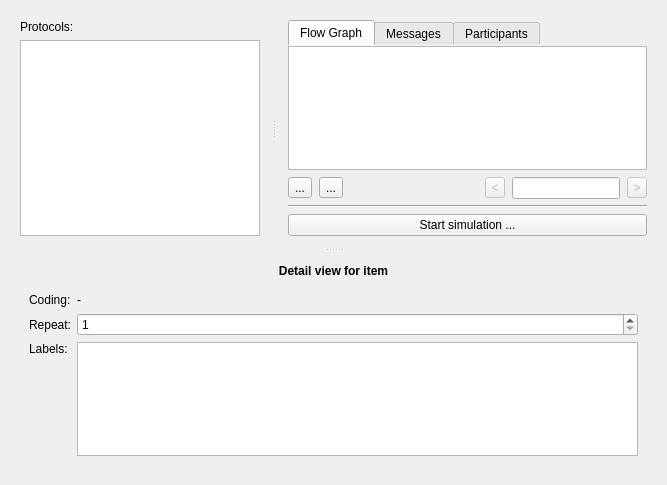
<?xml version="1.0" encoding="UTF-8"?>
<ui version="4.0">
 <class>SimulatorTab</class>
 <widget class="QWidget" name="SimulatorTab">
  <property name="geometry">
   <rect>
    <x>0</x>
    <y>0</y>
    <width>667</width>
    <height>485</height>
   </rect>
  </property>
  <property name="windowTitle">
   <string>Form</string>
  </property>
  <layout class="QVBoxLayout" name="verticalLayout_8">
   <property name="spacing">
    <number>0</number>
   </property>
   <property name="leftMargin">
    <number>0</number>
   </property>
   <property name="topMargin">
    <number>0</number>
   </property>
   <property name="rightMargin">
    <number>0</number>
   </property>
   <property name="bottomMargin">
    <number>0</number>
   </property>
   <item>
    <widget class="QScrollArea" name="scrollArea">
     <property name="frameShape">
      <enum>QFrame::NoFrame</enum>
     </property>
     <property name="widgetResizable">
      <bool>true</bool>
     </property>
     <widget class="QWidget" name="scrollAreaWidgetContents">
      <property name="geometry">
       <rect>
        <x>0</x>
        <y>0</y>
        <width>667</width>
        <height>485</height>
       </rect>
      </property>
      <layout class="QVBoxLayout" name="verticalLayout_5">
       <item>
        <widget class="QSplitter" name="splitter_2">
         <property name="styleSheet">
          <string notr="true">QSplitter::handle:vertical {
margin: 4px 0px;
    background-color: qlineargradient(x1:0, y1:0, x2:1, y2:0, 
stop:0 rgba(255, 255, 255, 0), 
stop:0.5 rgba(100, 100, 100, 100), 
stop:1 rgba(255, 255, 255, 0));
image: url(:/icons/icons/splitter_handle_horizontal.svg);
}</string>
         </property>
         <property name="orientation">
          <enum>Qt::Vertical</enum>
         </property>
         <property name="handleWidth">
          <number>6</number>
         </property>
         <widget class="QSplitter" name="splitter">
          <property name="styleSheet">
           <string notr="true">QSplitter::handle:horizontal {
margin: 4px 0px;
    background-color: qlineargradient(x1:0, y1:0, x2:0, y2:1, 
stop:0 rgba(255, 255, 255, 0), 
stop:0.5 rgba(100, 100, 100, 100), 
stop:1 rgba(255, 255, 255, 0));
image: url(:/icons/icons/splitter_handle_vertical.svg);
}</string>
          </property>
          <property name="orientation">
           <enum>Qt::Horizontal</enum>
          </property>
          <property name="handleWidth">
           <number>6</number>
          </property>
          <widget class="QWidget" name="layoutWidget">
           <layout class="QVBoxLayout" name="verticalLayout_3">
            <property name="leftMargin">
             <number>11</number>
            </property>
            <property name="topMargin">
             <number>11</number>
            </property>
            <property name="rightMargin">
             <number>11</number>
            </property>
            <property name="bottomMargin">
             <number>11</number>
            </property>
            <item>
             <widget class="QLabel" name="label">
              <property name="text">
               <string>Protocols:</string>
              </property>
             </widget>
            </item>
            <item>
             <widget class="GeneratorTreeView" name="treeProtocols"/>
            </item>
           </layout>
          </widget>
          <widget class="QWidget" name="layoutWidget_2">
           <layout class="QVBoxLayout" name="verticalLayout_2">
            <property name="leftMargin">
             <number>11</number>
            </property>
            <property name="topMargin">
             <number>11</number>
            </property>
            <property name="rightMargin">
             <number>11</number>
            </property>
            <property name="bottomMargin">
             <number>11</number>
            </property>
            <item>
             <widget class="QTabWidget" name="tabWidget">
              <property name="sizePolicy">
               <sizepolicy hsizetype="Expanding" vsizetype="Expanding">
                <horstretch>0</horstretch>
                <verstretch>0</verstretch>
               </sizepolicy>
              </property>
              <property name="styleSheet">
               <string notr="true">QTabWidget::pane { border: 0; }</string>
              </property>
              <property name="tabPosition">
               <enum>QTabWidget::North</enum>
              </property>
              <property name="tabShape">
               <enum>QTabWidget::Rounded</enum>
              </property>
              <property name="currentIndex">
               <number>0</number>
              </property>
              <widget class="QWidget" name="tab">
               <attribute name="title">
                <string>Flow Graph</string>
               </attribute>
               <layout class="QVBoxLayout" name="verticalLayout">
                <property name="spacing">
                 <number>7</number>
                </property>
                <property name="leftMargin">
                 <number>0</number>
                </property>
                <property name="topMargin">
                 <number>0</number>
                </property>
                <property name="rightMargin">
                 <number>0</number>
                </property>
                <property name="bottomMargin">
                 <number>0</number>
                </property>
                <item>
                 <widget class="SimulatorGraphicsView" name="gvSimulator">
                  <property name="sizePolicy">
                   <sizepolicy hsizetype="Preferred" vsizetype="Expanding">
                    <horstretch>0</horstretch>
                    <verstretch>0</verstretch>
                   </sizepolicy>
                  </property>
                 </widget>
                </item>
                <item>
                 <layout class="QHBoxLayout" name="horizontalLayout_2">
                  <property name="leftMargin">
                   <number>0</number>
                  </property>
                  <property name="topMargin">
                   <number>0</number>
                  </property>
                  <property name="rightMargin">
                   <number>0</number>
                  </property>
                  <property name="bottomMargin">
                   <number>0</number>
                  </property>
                  <item>
                   <widget class="QToolButton" name="btnSave">
                    <property name="text">
                     <string>...</string>
                    </property>
                    <property name="icon">
                     <iconset theme="document-save">
                      <normaloff>../../.designer/backup</normaloff>../../.designer/backup</iconset>
                    </property>
                   </widget>
                  </item>
                  <item>
                   <widget class="QToolButton" name="btnLoad">
                    <property name="text">
                     <string>...</string>
                    </property>
                    <property name="icon">
                     <iconset theme="document-open">
                      <normaloff>.</normaloff>.</iconset>
                    </property>
                   </widget>
                  </item>
                  <item>
                   <spacer name="horizontalSpacer_2">
                    <property name="orientation">
                     <enum>Qt::Horizontal</enum>
                    </property>
                    <property name="sizeHint" stdset="0">
                     <size>
                      <width>37</width>
                      <height>17</height>
                     </size>
                    </property>
                   </spacer>
                  </item>
                  <item>
                   <widget class="QToolButton" name="btnPrevNav">
                    <property name="enabled">
                     <bool>false</bool>
                    </property>
                    <property name="sizePolicy">
                     <sizepolicy hsizetype="Preferred" vsizetype="Fixed">
                      <horstretch>0</horstretch>
                      <verstretch>0</verstretch>
                     </sizepolicy>
                    </property>
                    <property name="maximumSize">
                     <size>
                      <width>20</width>
                      <height>16777215</height>
                     </size>
                    </property>
                    <property name="text">
                     <string>&lt;</string>
                    </property>
                    <property name="icon">
                     <iconset theme="go-previous">
                      <normaloff>../../.designer/backup</normaloff>../../.designer/backup</iconset>
                    </property>
                   </widget>
                  </item>
                  <item>
                   <widget class="QLineEdit" name="navLineEdit">
                    <property name="sizePolicy">
                     <sizepolicy hsizetype="Minimum" vsizetype="Fixed">
                      <horstretch>0</horstretch>
                      <verstretch>0</verstretch>
                     </sizepolicy>
                    </property>
                   </widget>
                  </item>
                  <item>
                   <widget class="QToolButton" name="btnNextNav">
                    <property name="enabled">
                     <bool>false</bool>
                    </property>
                    <property name="sizePolicy">
                     <sizepolicy hsizetype="Preferred" vsizetype="Fixed">
                      <horstretch>0</horstretch>
                      <verstretch>0</verstretch>
                     </sizepolicy>
                    </property>
                    <property name="maximumSize">
                     <size>
                      <width>20</width>
                      <height>16777215</height>
                     </size>
                    </property>
                    <property name="text">
                     <string>&gt;</string>
                    </property>
                    <property name="icon">
                     <iconset theme="go-next">
                      <normaloff>../../.designer/backup</normaloff>../../.designer/backup</iconset>
                    </property>
                   </widget>
                  </item>
                 </layout>
                </item>
               </layout>
              </widget>
              <widget class="QWidget" name="tab_2">
               <attribute name="title">
                <string>Messages</string>
               </attribute>
               <layout class="QVBoxLayout" name="verticalLayout_6">
                <property name="leftMargin">
                 <number>0</number>
                </property>
                <property name="topMargin">
                 <number>0</number>
                </property>
                <property name="rightMargin">
                 <number>0</number>
                </property>
                <property name="bottomMargin">
                 <number>0</number>
                </property>
                <item>
                 <widget class="SimulatorMessageTableView" name="tblViewMessage">
                  <property name="sizePolicy">
                   <sizepolicy hsizetype="Preferred" vsizetype="Expanding">
                    <horstretch>0</horstretch>
                    <verstretch>0</verstretch>
                   </sizepolicy>
                  </property>
                  <property name="alternatingRowColors">
                   <bool>true</bool>
                  </property>
                  <property name="verticalScrollMode">
                   <enum>QAbstractItemView::ScrollPerPixel</enum>
                  </property>
                  <property name="horizontalScrollMode">
                   <enum>QAbstractItemView::ScrollPerPixel</enum>
                  </property>
                  <property name="showGrid">
                   <bool>false</bool>
                  </property>
                  <attribute name="horizontalHeaderHighlightSections">
                   <bool>false</bool>
                  </attribute>
                  <attribute name="verticalHeaderHighlightSections">
                   <bool>false</bool>
                  </attribute>
                 </widget>
                </item>
                <item>
                 <layout class="QHBoxLayout" name="horizontalLayout_3">
                  <item>
                   <widget class="QLabel" name="lNumSelectedColumns">
                    <property name="text">
                     <string>0</string>
                    </property>
                    <property name="alignment">
                     <set>Qt::AlignLeading|Qt::AlignLeft|Qt::AlignVCenter</set>
                    </property>
                   </widget>
                  </item>
                  <item>
                   <widget class="QLabel" name="lColumnsSelectedText">
                    <property name="text">
                     <string>column(s) selected</string>
                    </property>
                   </widget>
                  </item>
                  <item>
                   <spacer name="horizontalSpacer_4">
                    <property name="orientation">
                     <enum>Qt::Horizontal</enum>
                    </property>
                    <property name="sizeHint" stdset="0">
                     <size>
                      <width>138</width>
                      <height>33</height>
                     </size>
                    </property>
                   </spacer>
                  </item>
                  <item>
                   <widget class="QLabel" name="label_5">
                    <property name="text">
                     <string>Viewtype:</string>
                    </property>
                   </widget>
                  </item>
                  <item>
                   <widget class="QComboBox" name="cbViewType">
                    <item>
                     <property name="text">
                      <string>Bit</string>
                     </property>
                    </item>
                    <item>
                     <property name="text">
                      <string>Hex</string>
                     </property>
                    </item>
                    <item>
                     <property name="text">
                      <string>ASCII</string>
                     </property>
                    </item>
                   </widget>
                  </item>
                 </layout>
                </item>
               </layout>
              </widget>
              <widget class="QWidget" name="tabParticipants">
               <attribute name="title">
                <string>Participants</string>
               </attribute>
               <layout class="QHBoxLayout" name="horizontalLayout">
                <property name="leftMargin">
                 <number>0</number>
                </property>
                <property name="topMargin">
                 <number>0</number>
                </property>
                <property name="rightMargin">
                 <number>0</number>
                </property>
                <property name="bottomMargin">
                 <number>0</number>
                </property>
                <item>
                 <widget class="ParticipantTableView" name="tableViewParticipants"/>
                </item>
                <item>
                 <layout class="QVBoxLayout" name="verticalLayout_9">
                  <item>
                   <widget class="QToolButton" name="btnAddParticipant">
                    <property name="toolTip">
                     <string>Add participant</string>
                    </property>
                    <property name="text">
                     <string>Add</string>
                    </property>
                    <property name="icon">
                     <iconset theme="list-add">
                      <normaloff>.</normaloff>.</iconset>
                    </property>
                   </widget>
                  </item>
                  <item>
                   <widget class="QToolButton" name="btnRemoveParticipant">
                    <property name="toolTip">
                     <string>Remove participant</string>
                    </property>
                    <property name="text">
                     <string>Remove</string>
                    </property>
                    <property name="icon">
                     <iconset theme="list-remove">
                      <normaloff>.</normaloff>.</iconset>
                    </property>
                   </widget>
                  </item>
                  <item>
                   <spacer name="verticalSpacer">
                    <property name="orientation">
                     <enum>Qt::Vertical</enum>
                    </property>
                    <property name="sizeHint" stdset="0">
                     <size>
                      <width>20</width>
                      <height>40</height>
                     </size>
                    </property>
                   </spacer>
                  </item>
                 </layout>
                </item>
               </layout>
              </widget>
             </widget>
            </item>
            <item>
             <widget class="Line" name="line">
              <property name="orientation">
               <enum>Qt::Horizontal</enum>
              </property>
             </widget>
            </item>
            <item>
             <widget class="QPushButton" name="btnStartSim">
              <property name="text">
               <string>Start simulation ...</string>
              </property>
             </widget>
            </item>
           </layout>
          </widget>
         </widget>
         <widget class="QWidget" name="layoutWidget_3">
          <layout class="QVBoxLayout" name="verticalLayout_4">
           <property name="leftMargin">
            <number>11</number>
           </property>
           <property name="topMargin">
            <number>11</number>
           </property>
           <property name="rightMargin">
            <number>11</number>
           </property>
           <property name="bottomMargin">
            <number>11</number>
           </property>
           <item>
            <widget class="QLabel" name="lblMsgFieldsValues">
             <property name="sizePolicy">
              <sizepolicy hsizetype="Preferred" vsizetype="Fixed">
               <horstretch>0</horstretch>
               <verstretch>0</verstretch>
              </sizepolicy>
             </property>
             <property name="font">
              <font>
               <weight>75</weight>
               <bold>true</bold>
              </font>
             </property>
             <property name="text">
              <string>Detail view for item</string>
             </property>
             <property name="alignment">
              <set>Qt::AlignCenter</set>
             </property>
            </widget>
           </item>
           <item>
            <widget class="QStackedWidget" name="detail_view_widget">
             <property name="currentIndex">
              <number>2</number>
             </property>
             <widget class="QWidget" name="page_empty"/>
             <widget class="QWidget" name="page_goto_action">
              <layout class="QGridLayout" name="verticalLayout_7">
               <item row="0" column="0">
                <widget class="QLabel" name="label_9">
                 <property name="text">
                  <string>Goto:</string>
                 </property>
                </widget>
               </item>
               <item row="0" column="1">
                <widget class="QComboBox" name="goto_combobox"/>
               </item>
               <item row="0" column="2">
                <spacer name="horizontalSpacer">
                 <property name="orientation">
                  <enum>Qt::Horizontal</enum>
                 </property>
                 <property name="sizeHint" stdset="0">
                  <size>
                   <width>40</width>
                   <height>20</height>
                  </size>
                 </property>
                </spacer>
               </item>
               <item row="1" column="0" colspan="3">
                <spacer name="verticalSpacer_4">
                 <property name="orientation">
                  <enum>Qt::Vertical</enum>
                 </property>
                 <property name="sizeHint" stdset="0">
                  <size>
                   <width>20</width>
                   <height>40</height>
                  </size>
                 </property>
                </spacer>
               </item>
              </layout>
             </widget>
             <widget class="QWidget" name="page_message">
              <layout class="QGridLayout" name="gridLayout_6">
               <item row="1" column="0">
                <widget class="QLabel" name="label_10">
                 <property name="sizePolicy">
                  <sizepolicy hsizetype="Preferred" vsizetype="Preferred">
                   <horstretch>0</horstretch>
                   <verstretch>0</verstretch>
                  </sizepolicy>
                 </property>
                 <property name="text">
                  <string>Repeat:</string>
                 </property>
                </widget>
               </item>
               <item row="2" column="2">
                <widget class="SimulatorLabelTableView" name="tblViewFieldValues">
                 <property name="alternatingRowColors">
                  <bool>true</bool>
                 </property>
                 <property name="showGrid">
                  <bool>false</bool>
                 </property>
                 <attribute name="horizontalHeaderDefaultSectionSize">
                  <number>150</number>
                 </attribute>
                 <attribute name="horizontalHeaderStretchLastSection">
                  <bool>true</bool>
                 </attribute>
                 <attribute name="verticalHeaderVisible">
                  <bool>false</bool>
                 </attribute>
                </widget>
               </item>
               <item row="2" column="0">
                <widget class="QLabel" name="label_11">
                 <property name="sizePolicy">
                  <sizepolicy hsizetype="Preferred" vsizetype="Preferred">
                   <horstretch>0</horstretch>
                   <verstretch>0</verstretch>
                  </sizepolicy>
                 </property>
                 <property name="text">
                  <string>Labels:</string>
                 </property>
                 <property name="alignment">
                  <set>Qt::AlignLeading|Qt::AlignLeft|Qt::AlignTop</set>
                 </property>
                </widget>
               </item>
               <item row="1" column="2">
                <widget class="QSpinBox" name="spinBoxRepeat">
                 <property name="minimum">
                  <number>1</number>
                 </property>
                </widget>
               </item>
               <item row="0" column="0">
                <widget class="QLabel" name="label_2">
                 <property name="text">
                  <string>Coding:</string>
                 </property>
                </widget>
               </item>
               <item row="0" column="2">
                <widget class="QLabel" name="lblEncodingDecoding">
                 <property name="text">
                  <string>-</string>
                 </property>
                </widget>
               </item>
              </layout>
             </widget>
             <widget class="QWidget" name="page_rule">
              <layout class="QGridLayout" name="gridLayout_3">
               <item row="0" column="0">
                <widget class="QLabel" name="label_12">
                 <property name="text">
                  <string>Condition:</string>
                 </property>
                </widget>
               </item>
               <item row="1" column="0" colspan="2">
                <spacer name="verticalSpacer_5">
                 <property name="orientation">
                  <enum>Qt::Vertical</enum>
                 </property>
                 <property name="sizeHint" stdset="0">
                  <size>
                   <width>20</width>
                   <height>40</height>
                  </size>
                 </property>
                </spacer>
               </item>
               <item row="0" column="1">
                <widget class="ExpressionLineEdit" name="ruleCondLineEdit">
                 <property name="placeholderText">
                  <string>not (item1.crc == 0b1010 and item2.length &gt;=3)</string>
                 </property>
                </widget>
               </item>
              </layout>
             </widget>
             <widget class="QWidget" name="page_ext_prog_action">
              <layout class="QGridLayout" name="gridLayout_9">
               <item row="3" column="0">
                <widget class="QLabel" name="label_13">
                 <property name="text">
                  <string>Command line arguments:</string>
                 </property>
                </widget>
               </item>
               <item row="1" column="0">
                <widget class="QLabel" name="label_14">
                 <property name="text">
                  <string>External program:</string>
                 </property>
                </widget>
               </item>
               <item row="1" column="1">
                <widget class="QLineEdit" name="extProgramLineEdit">
                 <property name="readOnly">
                  <bool>true</bool>
                 </property>
                </widget>
               </item>
               <item row="3" column="1" colspan="4">
                <widget class="QLineEdit" name="cmdLineArgsLineEdit"/>
               </item>
               <item row="1" column="3" colspan="2">
                <widget class="QToolButton" name="btnChooseExtProg">
                 <property name="text">
                  <string>...</string>
                 </property>
                </widget>
               </item>
               <item row="4" column="0" colspan="5">
                <spacer name="verticalSpacer_6">
                 <property name="orientation">
                  <enum>Qt::Vertical</enum>
                 </property>
                 <property name="sizeHint" stdset="0">
                  <size>
                   <width>20</width>
                   <height>40</height>
                  </size>
                 </property>
                </spacer>
               </item>
              </layout>
             </widget>
            </widget>
           </item>
          </layout>
         </widget>
        </widget>
       </item>
      </layout>
     </widget>
    </widget>
   </item>
  </layout>
 </widget>
 <customwidgets>
  <customwidget>
   <class>GeneratorTreeView</class>
   <extends>QTreeView</extends>
   <header>urh.ui.views.GeneratorTreeView.h</header>
  </customwidget>
  <customwidget>
   <class>SimulatorGraphicsView</class>
   <extends>QGraphicsView</extends>
   <header>urh.ui.views.SimulatorGraphicsView.h</header>
  </customwidget>
  <customwidget>
   <class>SimulatorMessageTableView</class>
   <extends>QTableView</extends>
   <header>urh.ui.views.SimulatorMessageTableView.h</header>
  </customwidget>
  <customwidget>
   <class>ExpressionLineEdit</class>
   <extends>QLineEdit</extends>
   <header>urh.ui.ExpressionLineEdit.h</header>
  </customwidget>
  <customwidget>
   <class>SimulatorLabelTableView</class>
   <extends>QTableView</extends>
   <header>urh.ui.views.SimulatorLabelTableView.h</header>
  </customwidget>
  <customwidget>
   <class>ParticipantTableView</class>
   <extends>QTableView</extends>
   <header>urh.ui.views.ParticipantTableView.h</header>
  </customwidget>
 </customwidgets>
 <resources>
  <include location="urh.qrc"/>
 </resources>
 <connections/>
</ui>
